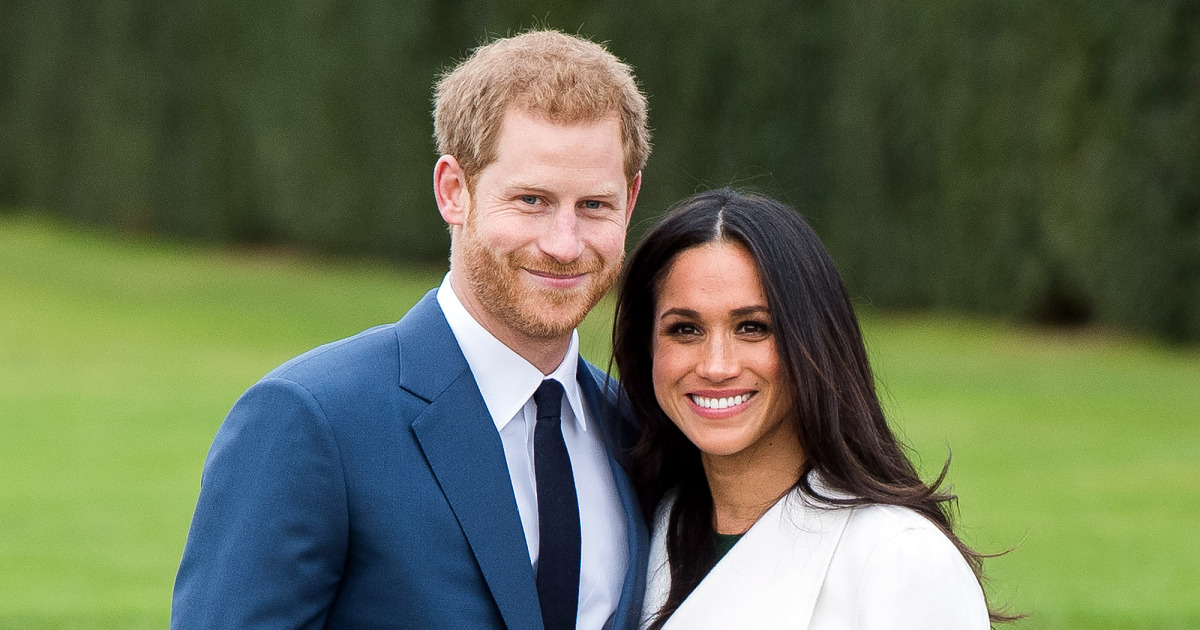
#> input picture images/harry-meghan.jpg, 1200 x 630 px
$ python image_object_detection.py
#> lines starting #> are read from the running program, lines starting #| are printed output that depends on the picture; after the words box and inside, x2 and y2 are one past the last pixel; in counts of white or black regions, pixels touching at a corner belong together
# 27-12-2018
# Simon S. Sørensen
# Detect a specific object within a given image, in this case its faces.

# Import OpenCV (cv2), use pip to install
import cv2
# Our image to read from a given path
my_image = cv2.imread('./images/harry-meghan.jpg')
#> my_image is the input picture: shape (630, 1200, 3); mean B, G, R 82.3, 109.7, 100.3
# Our object cascade from a given path
object_cascade = cv2.CascadeClassifier('./cascades/haarcascade_frontalface_default.xml')
# Convert the image to gray scale
gray_image = cv2.cvtColor(my_image, cv2.COLOR_BGR2GRAY)
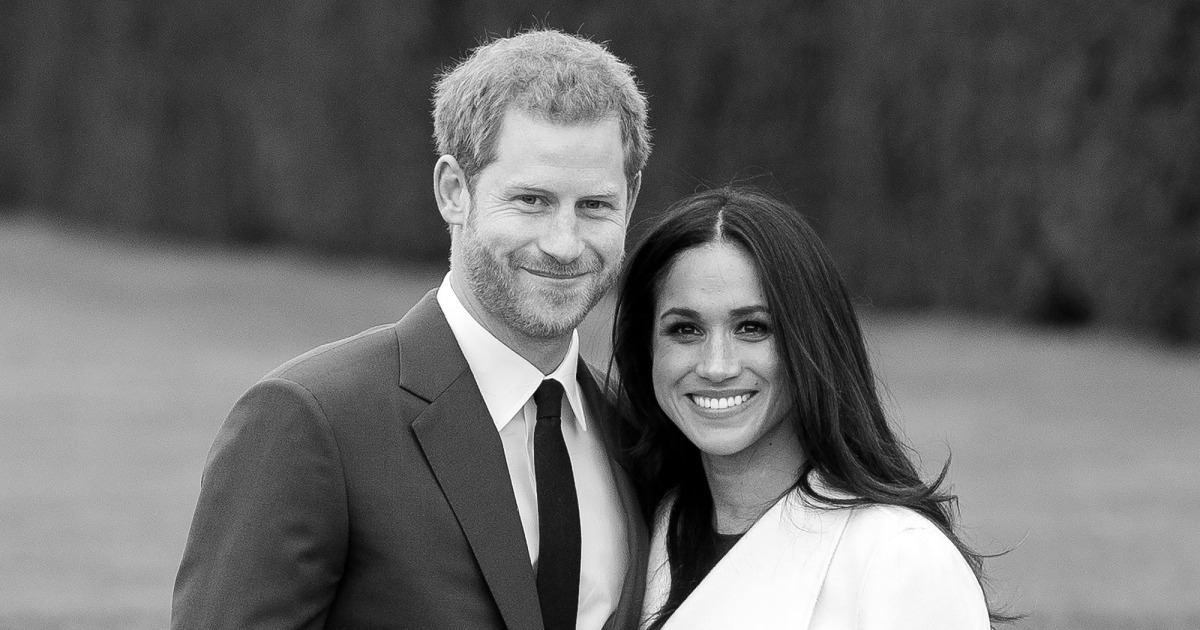
#> gray_image: shape (630, 1200); min 0, max 255, mean 103.8
# Detecting facial features in the gray image
faces = object_cascade.detectMultiScale(gray_image, scaleFactor=1.1, minNeighbors=5, minSize=(30, 30))
#> faces = [[623, 260, 178, 178], [468, 134, 185, 185]]
# Amount of faces found in an image
face_count = 0
# Drawing a rectangle around the detected faces
for (x, y, w, h) in faces:
    # Add up to our face counter
    face_count += 1
    # The face's x & y position, its width & height in both images (Only for debugging, can be commented out)
    print('Face ' + str(face_count) + ' coordinates: ' + str(x) + ' ' + str(y) + ' ' + str(w) + ' ' + str(h))
    # Region of interest in gray scale & color
    roi_gray = gray_image[y:y+h, x:x+w]
    roi_color = my_image[y:y+h, x:x+w]
    # Save an image for each face in gray scale and color
    cv2.imwrite('./images/faces/face-' + str(face_count) + '-gray.png', roi_gray)
    cv2.imwrite('./images/faces/face-' + str(face_count) + '-color.png', roi_color)
    # Our line and stroke color - Blue, Green, Red
    color = (0, 255, 0)
    stroke = 2
    # Draw a rectangle around the face(s)
    cv2.rectangle(my_image, (x, y), (x+w, y+h), color, stroke)
    # Save the entire image with the detected face(s)
    cv2.imwrite('./images/all-faces.png', my_image)
#> this loop made 2 passes
#> (x, y, w, h, face_count, color, stroke) on passes 1 to 2: (623, 260, 178, 178, 1, (0, 255, 0), 2), (468, 134, 185, 185, 2, (0, 255, 0), 2)
#| Face 1 coordinates: 623 260 178 178
#| Face 2 coordinates: 468 134 185 185
#> pass 1, `roi_gray = gray_image[y:y+h, x:x+w]`:
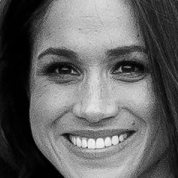
#> roi_gray: shape (178, 178); min 0, max 248, mean 99.9
#> pass 1, `roi_color = my_image[y:y+h, x:x+w]`:
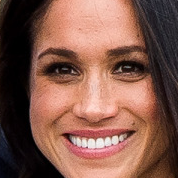
#> roi_color: shape (178, 178, 3); mean B, G, R 75.8, 89, 130.3
#> pass 1, `cv2.imwrite('./images/all-faces.png', my_image)`:
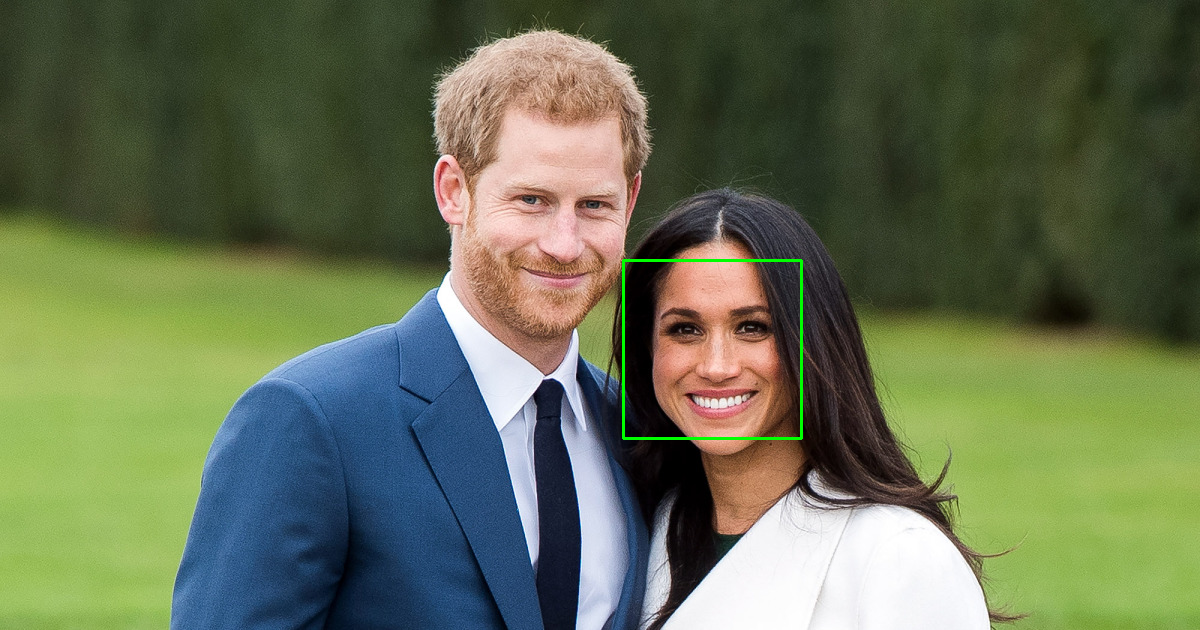
#> saved as all-faces.png: shape (630, 1200, 3); mean B, G, R 82.2, 110.3, 100.1
#> pass 2, `roi_gray = gray_image[y:y+h, x:x+w]`:
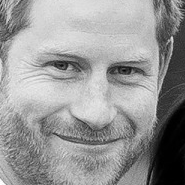
#> roi_gray: shape (185, 185); min 0, max 255, mean 151.3
#> after the loop:
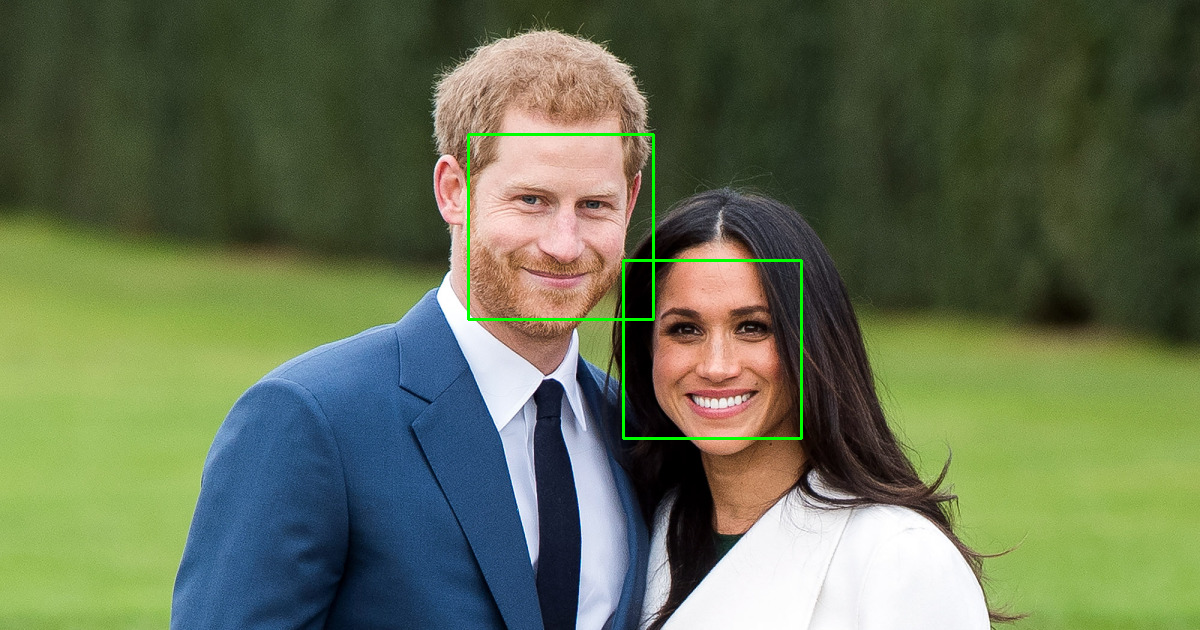
#> my_image: shape (630, 1200, 3); 0.57% of pixels changed, all inside (x1, y1, x2, y2) = (467, 133, 803, 440)
#> after the loop, face_count = 2

# Display the image
cv2.imshow('Your image', my_image)
# Display the image infinitely until any keypress
cv2.waitKey(0)
# Destroy all when done
cv2.destroyAllWindows()
